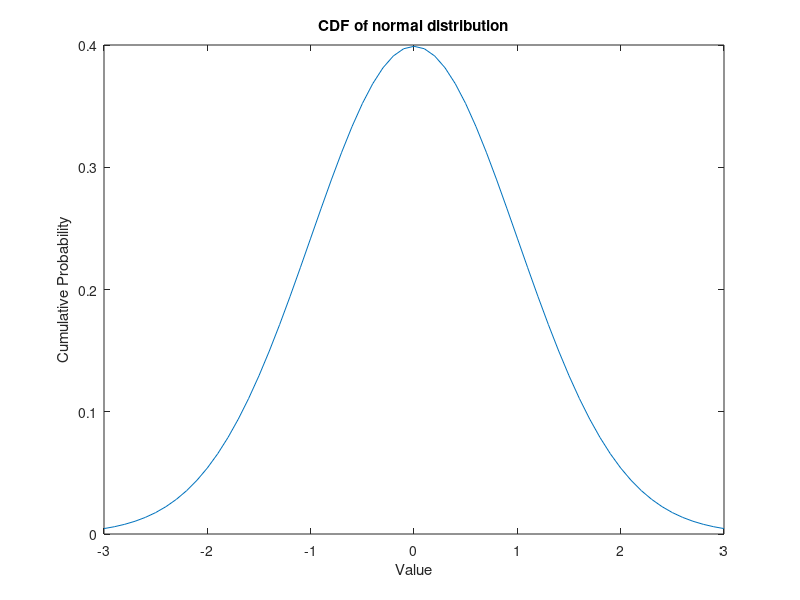

The MATLAB source for this figure:
%Cumulative Distribution Function(CDF)..........
clc;
clear all;
close all;
%Parameters
mu=0; %Mean
sigma=1; %Strandard deviation
%Generate CDF
x= -3*sigma:0.1:3*sigma;
y= normpdf(x,mu,sigma);
%Plot figure
plot(x,y);
title('CDF of normal distribution');
xlabel('Value');
ylabel('Cumulative Probability');